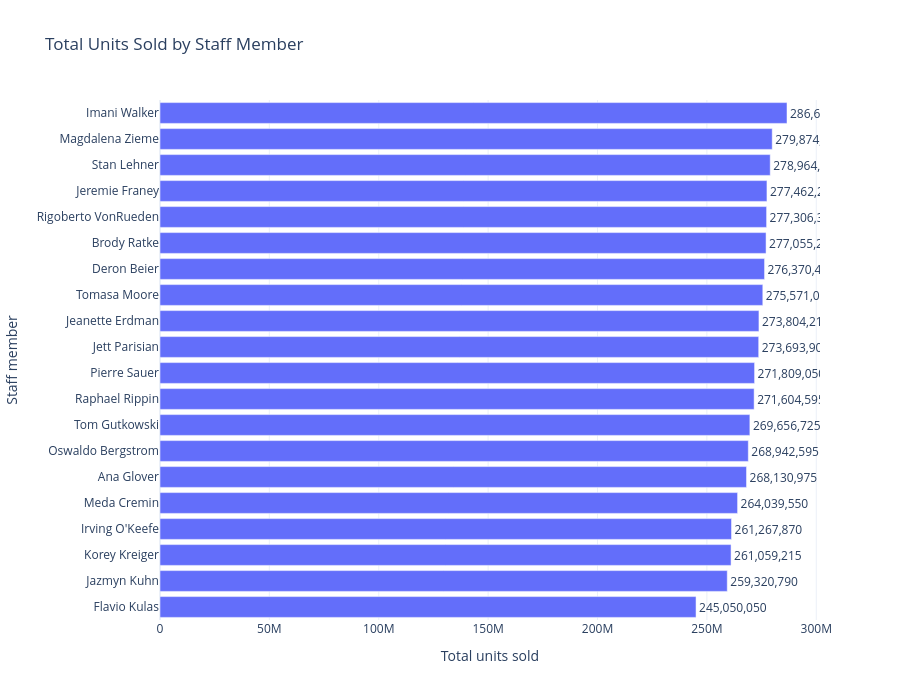

Notebook code cell kept with this figure:
### Code cell
chart_data = staff_sales.sort_values(
    "total_units_sold",
    ascending=True,
)

fig = px.bar(
    chart_data,
    x="total_units_sold",
    y="full_name",
    orientation="h",
    title="Total Units Sold by Staff Member",
    labels={
        "full_name": "Staff member",
        "total_units_sold": "Total units sold",
    },
    text_auto=",",
)

fig.update_layout(
    template="plotly_white",
    height=max(500, len(chart_data) * 35),
    xaxis_title="Total units sold",
    yaxis_title="Staff member",
    showlegend=False,
)

fig.update_traces(
    textposition="outside",
)

fig.show()

### Figure 1 — Plotly figure (JSON) as saved in the notebook; plotly's stock layout.template omitted (floating-point values rounded to 4 significant figures)
{"data": [{"hovertemplate": "Total units sold=%{x}<br>Staff member=%{y}<extra></extra>", "legendgroup": "", "marker": {"color": "#636efa", "pattern": {"shape": ""}}, "name": "", "orientation": "h", "showlegend": false, "textposition": "outside", "texttemplate": "%{x:,}", "type": "bar", "x": [245100000.0, 259300000.0, 261100000.0, 261300000.0, 264000000.0, 268100000.0, 268900000.0, 269700000.0, 271600000.0, 271800000.0, 273700000.0, 273800000.0, 275600000.0, 276400000.0, 277100000.0, 277300000.0, 277500000.0, 279000000.0, 279900000.0, 286600000.0], "xaxis": "x", "y": ["Flavio Kulas", "Jazmyn Kuhn", "Korey Kreiger", "Irving O'Keefe", "Meda Cremin", "Ana Glover", "Oswaldo Bergstrom", "Tom Gutkowski", "Raphael Rippin", "Pierre Sauer", "Jett Parisian", "Jeanette Erdman", "Tomasa Moore", "Deron Beier", "Brody Ratke", "Rigoberto VonRueden", "Jeremie Franey", "Stan Lehner", "Magdalena Zieme", "Imani Walker"], "yaxis": "y"}], "layout": {"barmode": "relative", "height": 700, "legend": {"tracegroupgap": 0}, "showlegend": false, "title": {"text": "Total Units Sold by Staff Member"}, "xaxis": {"anchor": "y", "domain": [0, 1], "title": {"text": "Total units sold"}}, "yaxis": {"anchor": "x", "domain": [0, 1], "title": {"text": "Staff member"}}}}
